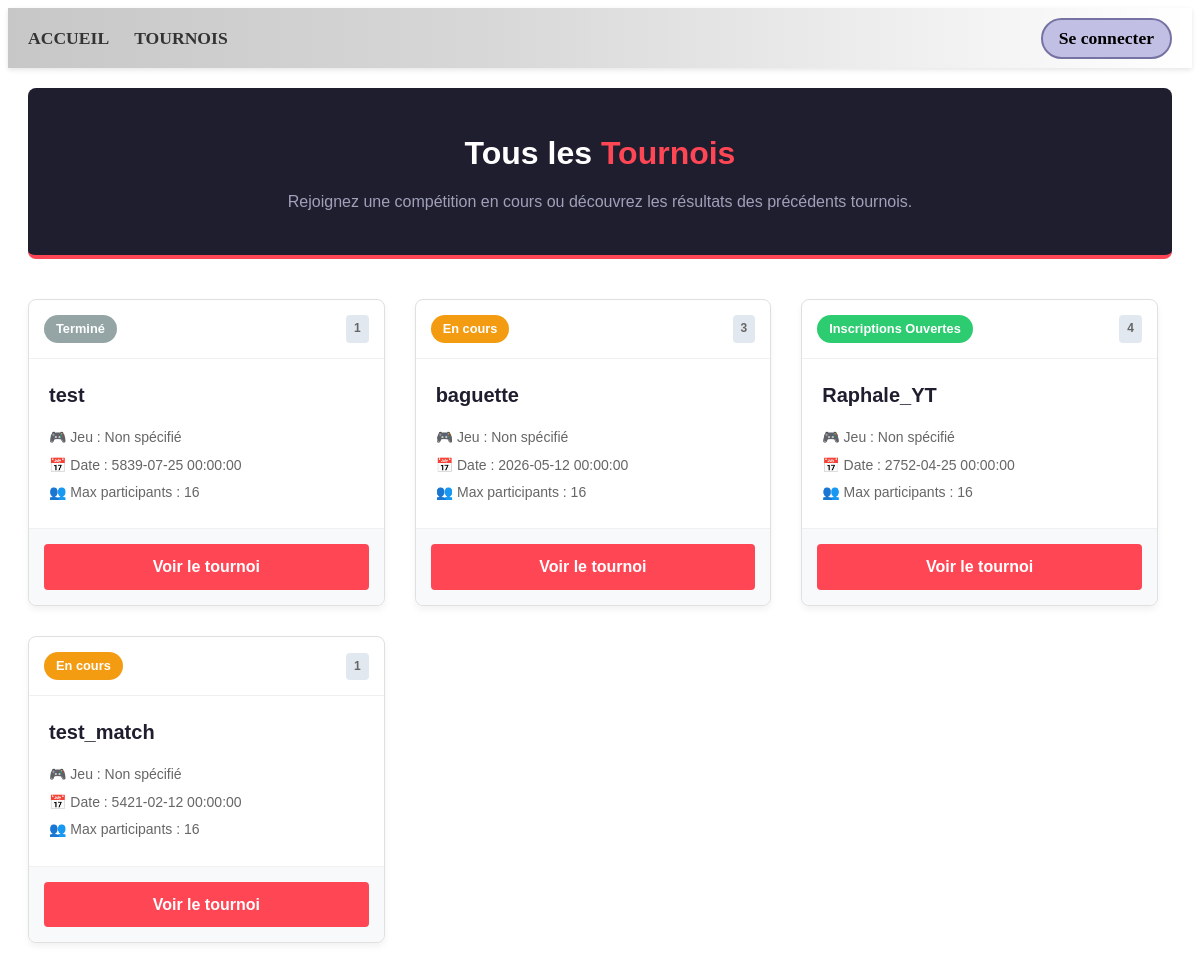
/?route=tournemant_list, run on an earlier commit of the app's database.
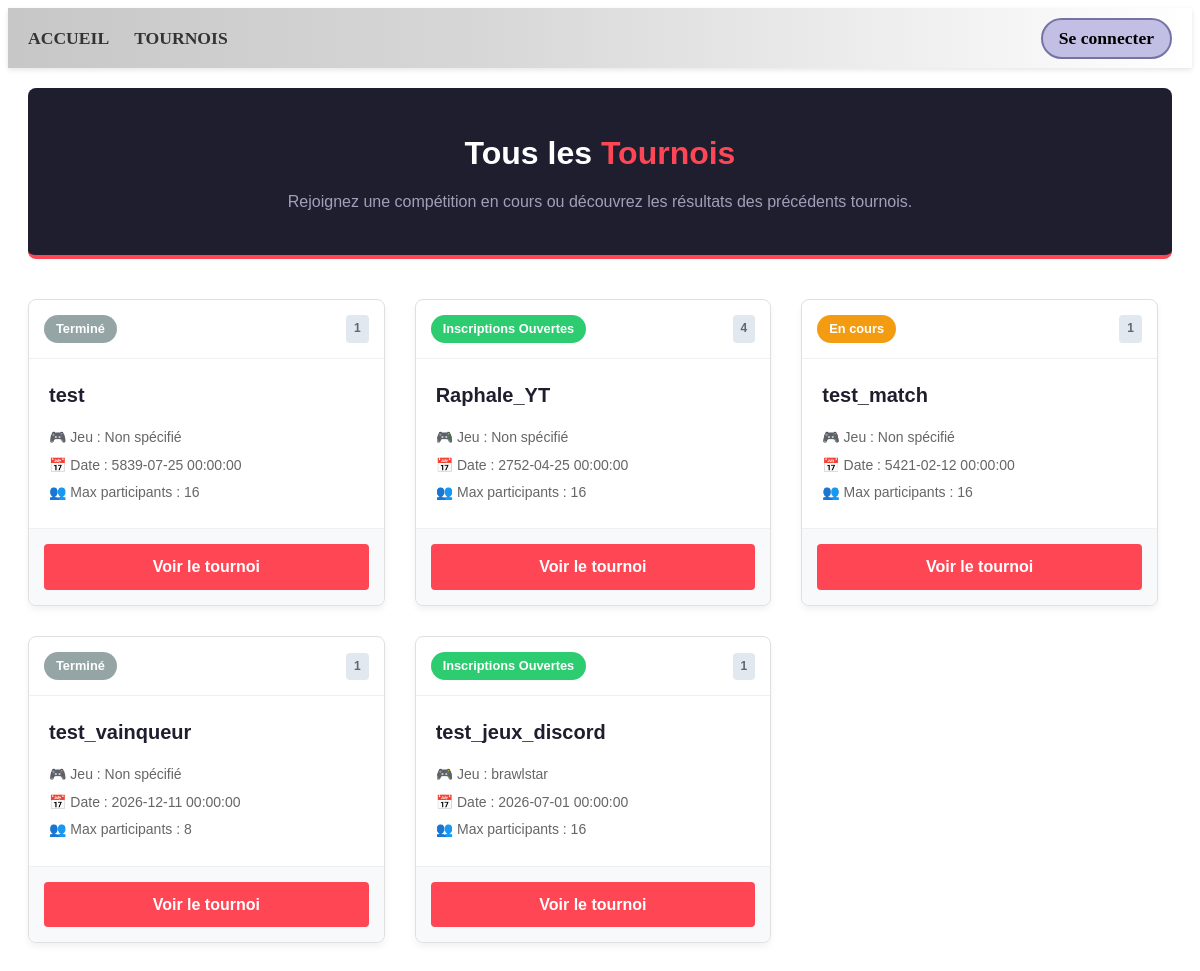
And on a later commit of the database.
### tables this page shows
CREATE TABLE IF NOT EXISTS `tournement` (
  `id` int NOT NULL AUTO_INCREMENT,
  `game_id` int NOT NULL,
  `name` varchar(255) NOT NULL DEFAULT 'Sans titre',
  `owner` int NOT NULL,
  `max_participant` int NOT NULL,
  `status` varchar(20) DEFAULT 'open',
  `date` datetime NOT NULL,
  `format` int NOT NULL,
  `winner_team_id` int DEFAULT NULL,
  `runner_up_team_id` int DEFAULT NULL,
  `discord_link` varchar(255) DEFAULT NULL,
  PRIMARY KEY (`id`),
  KEY `game_id` (`game_id`),
  KEY `owner` (`owner`)
);

CREATE TABLE IF NOT EXISTS `game` (
  `id` int NOT NULL AUTO_INCREMENT,
  `game_name` varchar(255) NOT NULL,
  PRIMARY KEY (`id`)
);

### Controller/AbstractController.php (called while the page is built, shortened)
<?php
abstract class AbstractController
{
    protected function render(string $template, array $data) : void
    {
        require "templates/partials/_nav.phtml";
        require "templates/layout.phtml";
    }
}

### Controller/TournamentController.php (called while the page is built, shortened)
<?php
class TournamentController extends AbstractController
{
    public function tournemant_list() : void
    {
        $isConnected = $this->isAuthenticated();
        $username = null;
        $user = null;
        $manager = new TournamentManager();
        $tournaments = $manager->getAllTournaments();
        $this->render("tournemant_list", [
            "pageTitle"   => "Liste des Tournois",
            "isConnected" => $isConnected,
            "username"    => $username,
            "user"        => $user,
            "tournaments" => $tournaments
        ]);
    }
}

### index.php (called while the page is built, shortened)
<?php
if (file_exists(ROOT . 'Router.php')) {
    require_once ROOT . 'Router.php';
} elseif (file_exists(ROOT . 'Services/Router.php')) {
    require_once ROOT . 'Services/Router.php';
} elseif (file_exists(ROOT . 'Service/Router.php')) {
    require_once ROOT . 'Service/Router.php';
} elseif (file_exists(ROOT . 'config/Router.php')) {
    require_once ROOT . 'config/Router.php';
} else {
    die("Désolé, je ne trouve pas 'Router.php'. Vérifie dans ton explorateur de fichiers (à gauche dans VS Code) : dans quel dossier est-il rangé ?");
}
$router = new Router();
$router->handleRequest($_GET);

### Manager/TournementManager.php (called while the page is built, shortened)
<?php
class TournamentManager
{
    private PDO $db;
    public function __construct()
    {
        $host     = $_ENV['DB_HOST'] ?? 'localhost';
        $dbname   = $_ENV['DB_NAME'] ?? 'nom_de_ta_base';
        $user     = $_ENV['DB_USER'] ?? 'root';
        $password = $_ENV['DB_PASSWORD'] ?? '';
        $this->db = new PDO(
            "mysql:host=$host;dbname=$dbname;charset=utf8",
            $user,
            $password
        );
        $this->db->setAttribute(PDO::ATTR_ERRMODE, PDO::ERRMODE_EXCEPTION);
    }
    public function getAllTournaments() : array
    {
        $query = $this->db->query("
            SELECT tor.*, g.game_name
            FROM tournement tor
            LEFT JOIN game g ON g.id = tor.game_id
        ");
        return $query->fetchAll(PDO::FETCH_ASSOC);
    }
}

### templates/partials/tournemant_list.phtml (the view)
<div class="tournament-list-container">
    <div class="page-header">
        <h1>Tous les <span class="text-accent">Tournois</span></h1>
        <p class="page-subtitle">Rejoignez une compétition en cours ou découvrez les résultats des précédents tournois.</p>
</div>
    <section class="tournaments-grid">
        <?php if (!empty($tournaments)): ?>
            <?php foreach ($tournaments as $tournament): ?>
                <div class="tournament-card">
                    <div class="card-header">
                        <?php
                            $status = $tournament['status'] ?? null;
                            $statusClass = 'badge-finished';
                            $statusLabel = 'Terminé';
                            if ($status === 'open') {
                                $statusClass = 'badge-open';
                                $statusLabel = 'Inscriptions Ouvertes';
                            } elseif ($status === 'ongoing') {
                                $statusClass = 'badge-ongoing';
                                $statusLabel = 'En cours';
                            }
                        ?>
                        <span class="badge <?php echo $statusClass; ?>"><?php echo $statusLabel; ?></span>
                        <span class="tournament-format"><?php echo htmlspecialchars($tournament['format']); ?></span>
                    </div>
                    <div class="card-body">
                        <h3 class="tournament-title"><?php echo htmlspecialchars($tournament['name']); ?></h3>
                        <p class="tournament-info">🎮 Jeu : <?php echo htmlspecialchars($tournament['game_name'] ?? 'Non spécifié'); ?></p>
                        <p class="tournament-info">📅 Date : <?php echo htmlspecialchars($tournament['date']); ?></p>
                        <p class="tournament-info">👥 Max participants : <?php echo (int)$tournament['max_participant']; ?></p>
                    </div>
                    <div class="card-footer">
                        <a href="index.php?route=tournemant_home&id=<?php echo $tournament['id']; ?>" class="btn btn-card-action">
                            Voir le tournoi
                        </a>
                    </div>
                </div>
            <?php endforeach; ?>
        <?php else: ?>
            <div class="no-tournament">
                <p>Aucun tournoi ne correspond à votre recherche pour le moment. 🏆</p>
            </div>
        <?php endif; ?>
    </section>
</div>

### Service/Router.php (shortened to what this page needs)
<?php
require_once "Controller/TournamentController.php";
    class Router
    {
        public function handleRequest(array $get) : void
        {
            if(isset($get["route"]))
            {
                if($get["route"] === "home")
                {
                    $ctrl = new PageController();
                    $ctrl->home();
                }
                else if ($get["route"] === "login")
                {
                    $ctrl = new AuthController();
                    $ctrl->login();
                }
                else if ($get["route"] === "inscription")
                {
                    $ctrl = new AuthController();
                    $ctrl->register();
                }
                else if ($get["route"] === "logout")
                {
                    $ctrl = new AuthController();
                    $ctrl->logout();
                }
                else if ($get["route"] === "tournemant_list")
                {
                    $ctrl = new TournamentController();
                    $ctrl->tournemant_list();
                }
            }
            else
            {
                $ctrl = new PageController();
                $ctrl->home();
            }
        }
    }
?>

### templates/partials/_nav.phtml
<nav class="main-nav">
    <div class="nav-brand-links">
        <a href="?route=home" class="nav-link">ACCUEIL</a>
        <a href="?route=tournemant_list" class="nav-link">TOURNOIS</a>
    </div>
    <?php if(isset($_SESSION['user']) && $_SESSION['user']){ ?>
        <a href="?route=profile" class="nav-link">PROFIL</a>
        <div class="nav-user-info">
            <p class="user-name-display">
                <?php echo htmlspecialchars($_SESSION['user']->getName()); ?>
            </p>
            <form method="POST" action="index.php?route=logout" style="display: inline;">
                <button type="submit" class="nav-link">Déconnexion</button>
            </form>
        </div>
    <?php } else { ?>
        <a class="nav-link nav-connect-btn" href="?route=login">Se connecter</a>
    <?php } ?>
</nav>

### templates/layout.phtml (shortened to what this page needs)
<!DOCTYPE html>
<html lang="fr">
<head>
    <link rel="stylesheet" href="assets/css/style.css">
</head>
<body>
    <?php
        require "templates/partials/$template.phtml";
    ?>
</body>
</html>

### assets/css/style.css (style rules this page uses)
nav.main-nav { background: #c7c7c7; background: linear-gradient(90deg, rgba(199, 199, 199, 1) 0%, rgba(215, 215, 215, 1) 40%, #ffffff 100%); height: 60px; padding: 0 20px; display: flex; justify-content: space-between; align-items: center; box-shadow: 0 2px 5px rgba(0, 0, 0, 0.1); }
.nav-brand-links { display: flex; align-items: center; gap: 25px; }
.nav-link { text-decoration: none; color: #333; font-weight: bold; font-size: 1.1rem; padding: 20px 0; transition: color 0.3s, border-bottom 0.3s; }
.nav-connect-btn { background-color: #c1c0e4; text-decoration: none; color: black; padding: 8px 16px; border-radius: 30px; border: #7673a4 2px solid; font-size: 1.1rem; font-weight: 600; transition: background-color 0.3s, color 0.3s, border-color 0.3s; }
.text-accent { color: #ff4655; }
.btn { padding: 12px 24px; text-decoration: none; border-radius: 4px; font-weight: bold; display: inline-block; }
.tournament-list-container { font-family: Arial, sans-serif; color: #333333; line-height: 1.6; max-width: 1200px; margin: 0 auto; padding: 20px; }
.page-header { text-align: center; margin-bottom: 40px; padding: 40px 20px; background-color: #1e1e2f; color: #ffffff; border-radius: 8px; border-bottom: 4px solid #ff4655; }
.page-header h1 { font-size: 32px; margin-top: 0; margin-bottom: 10px; }
.page-subtitle { color: #a0a0b8; font-size: 16px; margin: 0; }
.btn { padding: 10px 20px; border: none; border-radius: 4px; font-weight: bold; cursor: pointer; text-decoration: none; text-align: center; }
.tournaments-grid { display: flex; flex-direction: row; flex-wrap: wrap; gap: 30px; justify-content: flex-start; }
.tournament-card { background-color: #ffffff; border: 1px solid #e0e0e0; border-radius: 8px; width: 31%; min-width: 280px; display: flex; flex-direction: column; justify-content: space-between; box-shadow: 0 4px 6px rgba(0,0,0,0.05); transition: transform 0.2s; }
.card-header { padding: 15px; border-bottom: 1px solid #f0f0f0; display: flex; justify-content: space-between; align-items: center; }
.badge { padding: 4px 8px; border-radius: 4px; font-size: 12px; font-weight: bold; color: #ffffff; }
.badge-open { background-color: #4ade80; }
.badge-ongoing { background-color: #3b82f6; }
.badge-finished { background-color: #94a3b8; }
.tournament-format { font-size: 12px; color: #666666; font-weight: bold; background-color: #e2e8f0; padding: 4px 8px; border-radius: 4px; }
.card-body { padding: 20px; flex-grow: 1; }
.tournament-title { margin-top: 0; margin-bottom: 15px; font-size: 20px; color: #1e1e2f; }
.tournament-info { margin: 5px 0; font-size: 14px; color: #666666; }
.card-footer { padding: 15px; background-color: #f8f9fa; border-top: 1px solid #f0f0f0; border-radius: 0 0 8px 8px; }
.btn-card-action { display: block; background-color: #ff4655; color: #ffffff; }
.badge { padding: 4px 12px; border-radius: 20px; font-size: 0.85rem; font-weight: bold; }
.badge-open { background: #2ecc71; color: white; }
.badge-ongoing { background: #f39c12; color: white; }
.badge-finished { background: #95a5a6; color: white; }
.badge { padding: 4px 12px; border-radius: 20px; font-size: 0.8rem; font-weight: bold; }

What changed in the data, as far as the page shows it:
removed tournement: status "En cours", format "3", name "baguette", game_name "Non spécifié", date "2026-05-12 00:00:00", max_participant "16"
added tournement: statusLabel "Terminé", format "1", name "test_vainqueur", game_name "Non spécifié", date "2026-12-11 00:00:00", max_participant "8"
added tournement: status "Inscriptions Ouvertes", format "1", name "test_jeux_discord", game.game_name "brawlstar", date "2026-07-01 00:00:00", max_participant "16"
